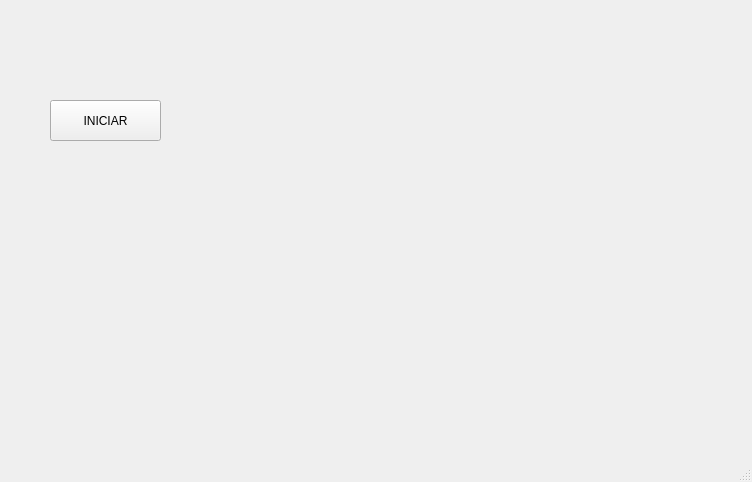
<?xml version="1.0" encoding="UTF-8"?>
<ui version="4.0">
 <class>MainWindow</class>
 <widget class="QMainWindow" name="MainWindow">
  <property name="geometry">
   <rect>
    <x>0</x>
    <y>0</y>
    <width>752</width>
    <height>482</height>
   </rect>
  </property>
  <property name="windowTitle">
   <string>MainWindow</string>
  </property>
  <widget class="QWidget" name="centralwidget">
   <widget class="QLabel" name="label">
    <property name="geometry">
     <rect>
      <x>20</x>
      <y>10</y>
      <width>121</width>
      <height>71</height>
     </rect>
    </property>
    <property name="text">
     <string/>
    </property>
    <property name="pixmap">
     <pixmap resource="../Imagenes/recursos.qrc">:/Logos/logoUat.png</pixmap>
    </property>
    <property name="scaledContents">
     <bool>true</bool>
    </property>
   </widget>
   <widget class="QLabel" name="label_4">
    <property name="geometry">
     <rect>
      <x>620</x>
      <y>0</y>
      <width>121</width>
      <height>71</height>
     </rect>
    </property>
    <property name="text">
     <string/>
    </property>
    <property name="pixmap">
     <pixmap resource="../Imagenes/recursos.qrc">:/Logos/FI_LOGO.png</pixmap>
    </property>
    <property name="scaledContents">
     <bool>true</bool>
    </property>
   </widget>
   <widget class="QLabel" name="label_5">
    <property name="geometry">
     <rect>
      <x>620</x>
      <y>360</y>
      <width>121</width>
      <height>71</height>
     </rect>
    </property>
    <property name="text">
     <string/>
    </property>
    <property name="pixmap">
     <pixmap resource="../Imagenes/recursos.qrc">:/Logos/equipo.jpeg</pixmap>
    </property>
    <property name="scaledContents">
     <bool>true</bool>
    </property>
   </widget>
   <widget class="QLabel" name="txt_contador">
    <property name="geometry">
     <rect>
      <x>80</x>
      <y>200</y>
      <width>151</width>
      <height>131</height>
     </rect>
    </property>
    <property name="text">
     <string/>
    </property>
   </widget>
   <widget class="QLabel" name="imagen">
    <property name="geometry">
     <rect>
      <x>310</x>
      <y>90</y>
      <width>291</width>
      <height>251</height>
     </rect>
    </property>
    <property name="text">
     <string/>
    </property>
    <property name="pixmap">
     <pixmap resource="../Imagenes/recursos.qrc">:/Mascotas/gato.jpeg</pixmap>
    </property>
    <property name="scaledContents">
     <bool>true</bool>
    </property>
   </widget>
   <widget class="QPushButton" name="btn_iniciar">
    <property name="geometry">
     <rect>
      <x>50</x>
      <y>100</y>
      <width>111</width>
      <height>41</height>
     </rect>
    </property>
    <property name="text">
     <string>INICIAR</string>
    </property>
   </widget>
  </widget>
  <widget class="QMenuBar" name="menubar">
   <property name="geometry">
    <rect>
     <x>0</x>
     <y>0</y>
     <width>752</width>
     <height>24</height>
    </rect>
   </property>
  </widget>
  <widget class="QStatusBar" name="statusbar"/>
 </widget>
 <resources>
  <include location="../Imagenes/recursos.qrc"/>
 </resources>
 <connections/>
</ui>
